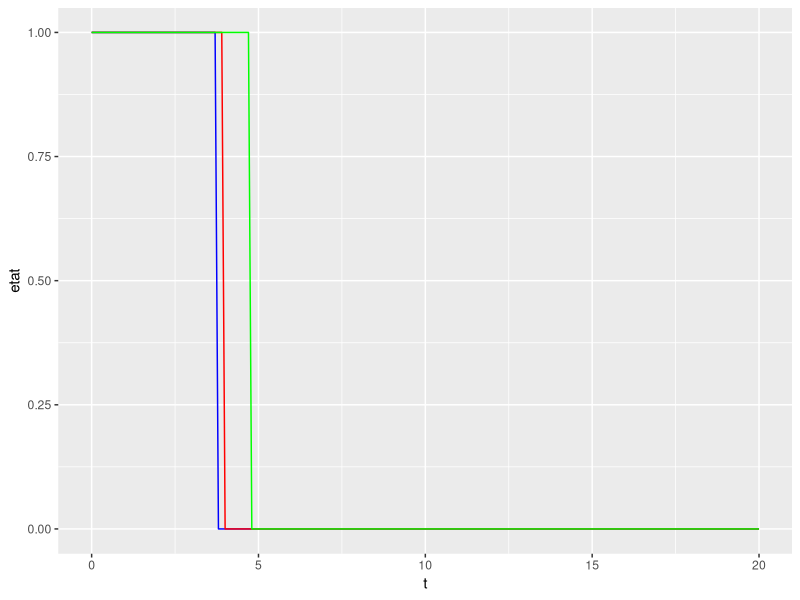

Here is the R script that generated this plot:
## ---- chunk 1
knitr::opts_chunk$set(echo = TRUE)
## ---- chunk 2
library(ggplot2)
library(zoo)
## ---- chunk 3
phi <- function(x){
  rep <- (x[5]*((1-(1-x[1])*(1-x[2]))*(1-(1-x[3])*(1-x[4])))+(1-x[5])*(1-(1-x[1]*x[3])*(1-x[2]*x[4])))*x[6]*(1-(1-x[7]*x[10])*(1-x[8]*x[9]))
  return(rep)
}
## ---- chunk 4
simu_etat_systeme <- function(lambda, beta, t){
  X <- matrix(data = rep(0, 10*length(t)), ncol = 10, nrow = length(t))
  S <- rep(0,length(t))
  u <- runif(10, 0, 1)
  w <- rweibull(10, lambda, beta)
  max <- max(t)
  
  for(i in 1:length(t)){
    for(j in 1:10){
      if(t[i] < w[j]){
        X[i,j] <- 1
      }
    }
    S[i] <- phi(X[i,])
    if((S[i] == 0) && (S[i-1] == 1)){
      max <- t[i]
    }
  }
  return(list(etat = S, last = max))
}
## ---- chunk 5
lambda <- 5
beta <- 5
t <- seq(0, 20, 0.1)

set.seed(1)
systeme1 <- simu_etat_systeme(lambda, beta, t)
systeme2 <- simu_etat_systeme(lambda, beta, t)
systeme3 <- simu_etat_systeme(lambda, beta, t)

g <- ggplot() +
  geom_line(aes(x = t, y = systeme1[[1]]), col = "blue") +
  geom_line(aes(x = t, y = systeme2[[1]]), col = "red") +
  geom_line(aes(x = t, y = systeme3[[1]]), col = "green") +
  labs(x = "t",
       y = "etat")

g
systeme1[[2]]
systeme2[[2]]
systeme3[[2]]
## ---- chunk 6
simu_T <- function(n){
  simu <- rep(-1, n)
  for(i in 1:n){
    simu[i] <- simu_etat_systeme(lambda, beta, t)[[2]]
  }
  return(simu)
}

set.seed(1)
n <- 1000
simu <- simu_T(n)

esperance <- mean(simu)

confint <- c(mean(simu) - 1.96 * sd(simu)/sqrt(n), mean(simu) + 1.96 * sd(simu)/sqrt(n))

esperance
confint
